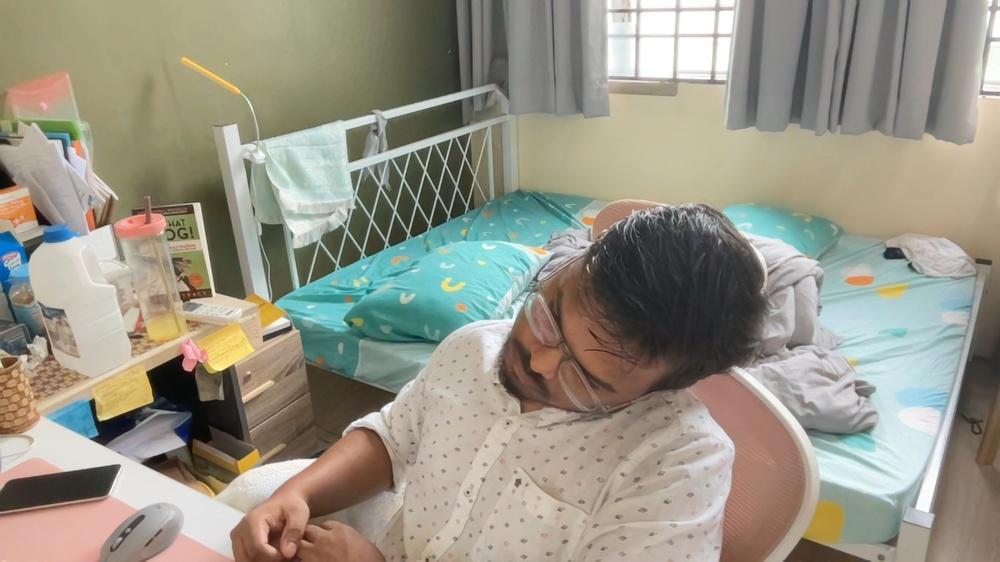
#> input picture backend/d_test_image2.jpg, 1000 x 562 px, shrunk from 1920 x 1080 before the run; its folder holds only this picture in this run
$ python -i absence_model.py   (imports and definitions only)
#> lines starting #> are read from the running program, lines starting #| are printed output that depends on the picture

import cv2
import numpy as np
from collections import deque
import time

# Haar Cascade for Face Detection
haar_cascade_frontal = cv2.CascadeClassifier(cv2.data.haarcascades + 'haarcascade_frontalface_default.xml')
haar_cascade_profile = cv2.CascadeClassifier(cv2.data.haarcascades + 'haarcascade_profileface.xml')

# Globals for motion detection and smoothing
prev_gray = None
absence_buffer = deque(maxlen=100)  # Store (state, timestamp) pairs

def check_presence(frame):
    global prev_gray, absence_buffer

    # Convert to grayscale
    gray = cv2.cvtColor(frame, cv2.COLOR_BGR2GRAY)

    # Initialize prev_gray if None (first frame)
    if prev_gray is None:
        prev_gray = gray.copy()
        absence_buffer.append(("Present with Face", time.time()))
        return "Present with Face", 0.95, None

    # 1. Frame Variance
    variance = np.var(gray)
    variance_absent = variance < 100

    # 2. Mean Pixel Intensity
    mean_intensity = np.mean(gray)
    intensity_absent = mean_intensity < 10

    # 3. Motion Detection
    frame_diff = cv2.absdiff(gray, prev_gray)
    thresh = cv2.threshold(frame_diff, 25, 255, cv2.THRESH_BINARY)[1]
    motion_pixels = np.sum(thresh) / 255
    motion_absent = motion_pixels < 1000

    # 4. Haar Cascade Face Detection
    frontal_faces = haar_cascade_frontal.detectMultiScale(gray, scaleFactor=1.03, minNeighbors=3, minSize=(30, 30))
    profile_faces = haar_cascade_profile.detectMultiScale(gray, scaleFactor=1.03, minNeighbors=3, minSize=(30, 30))
    faces_detected = len(frontal_faces) > 0 or len(profile_faces) > 0

    # Update prev_gray
    prev_gray = gray.copy()

    # Determine current state
    if variance_absent or intensity_absent or (motion_absent and not faces_detected):
        current_state = "Absent"
        current_conf = 0.99
        current_reason = "Absent"
    elif faces_detected and not variance_absent and not intensity_absent and not motion_absent:
        current_state = "Present with Face"
        current_conf = 0.95
        current_reason = None
    elif not variance_absent and not intensity_absent and not motion_absent:
        current_state = "Present without Face"
        current_conf = 0.90
        current_reason = "Likely Distraction: Full face not visible"
    else:
        current_state = "Present with Face"
        current_conf = 0.99
        current_reason = None

    # Add to absence buffer
    absence_buffer.append((current_state, time.time()))

    # Clear buffer if non-Absent to reset smoothing
    if current_state != "Absent":
        absence_buffer.clear()
        absence_buffer.append((current_state, time.time()))

    return current_state, current_conf, current_reason

# [92 lines of commented-out code are left out]

>>> import cv2
>>> picture = cv2.imread('d_test_image2.jpg')
#> picture is the input picture: shape (562, 1000, 3); mean B, G, R 133.8, 147.9, 151.3
>>> result = check_presence(picture)
#> in check_presence, `gray = cv2.cvtColor(frame, cv2.COLOR_BGR2GRAY)`:
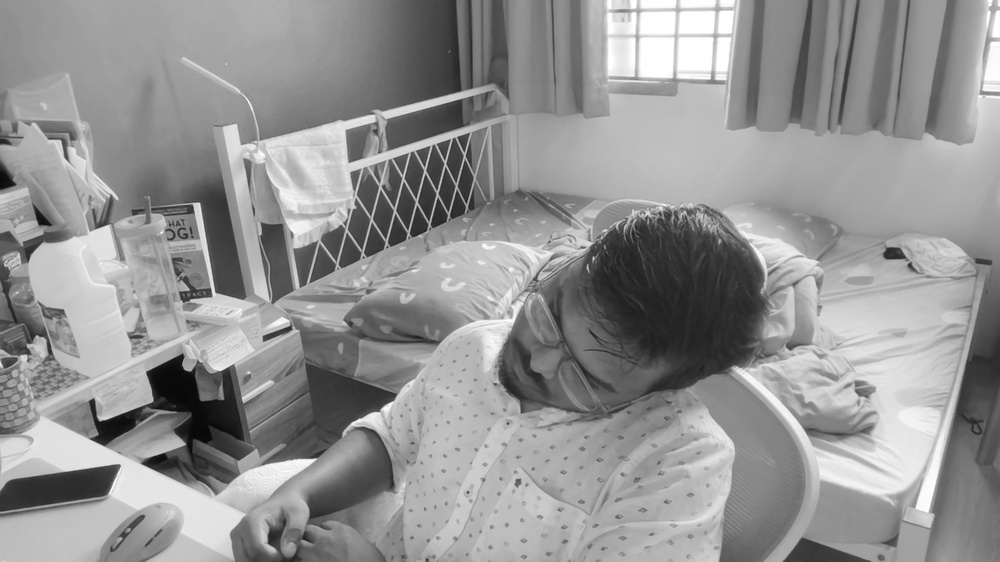
#> gray: shape (562, 1000); min 7, max 255, mean 147.3

$ run again, on backend/d_test_image3.jpg
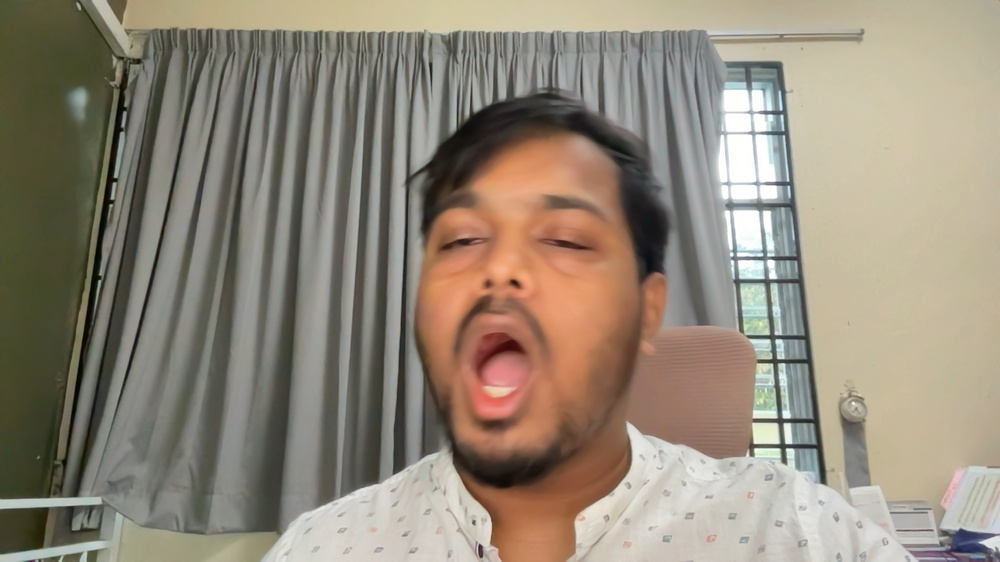
#> input picture backend/d_test_image3.jpg, 1000 x 562 px, shrunk from 1920 x 1080 before the run
#> picture is the input picture: shape (562, 1000, 3); mean B, G, R 121.3, 136.8, 146.7
#> in check_presence, `gray = cv2.cvtColor(frame, cv2.COLOR_BGR2GRAY)`:
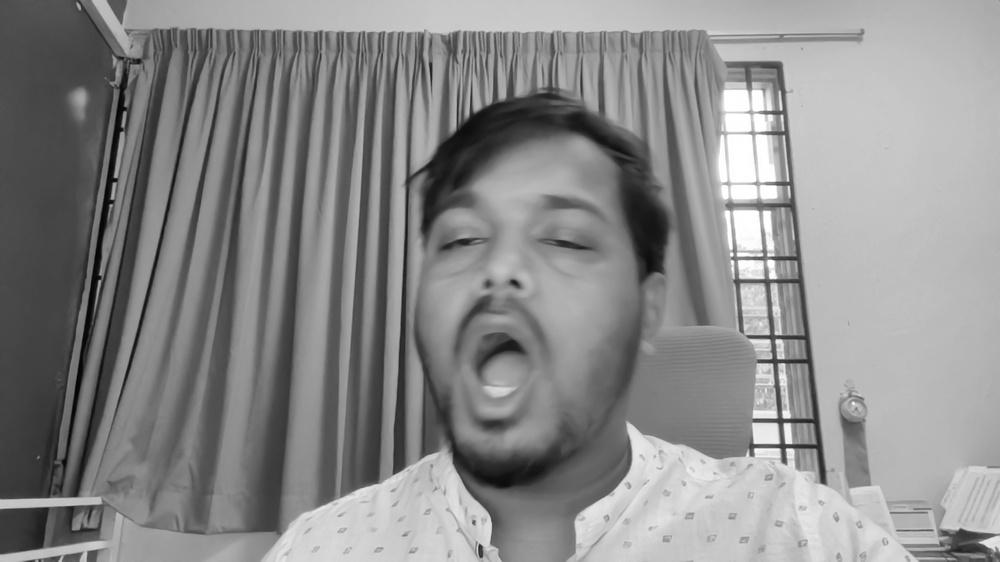
#> gray: shape (562, 1000); min 2, max 255, mean 138

$ run again, on backend/test_image.jpg
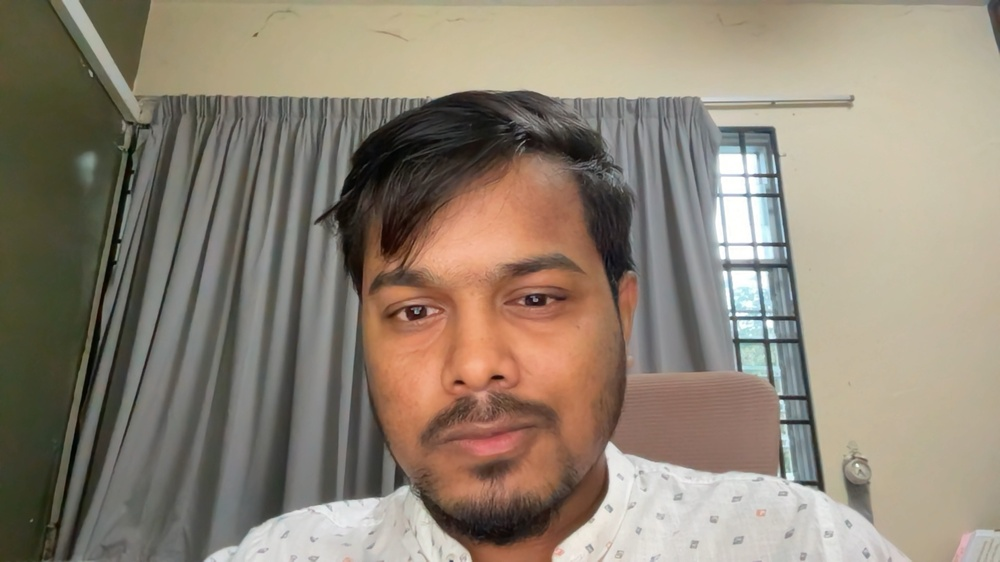
#> input picture backend/test_image.jpg, 1000 x 562 px, shrunk from 1920 x 1080 before the run
#> picture is the input picture: shape (562, 1000, 3); mean B, G, R 117, 132.3, 143.6
#> in check_presence, `gray = cv2.cvtColor(frame, cv2.COLOR_BGR2GRAY)`:
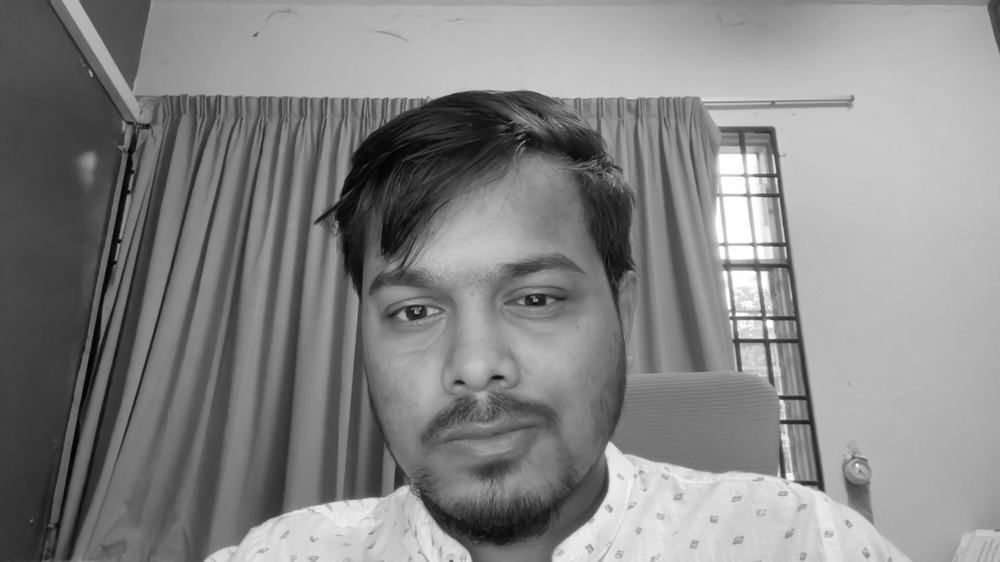
#> gray: shape (562, 1000); min 1, max 255, mean 134
